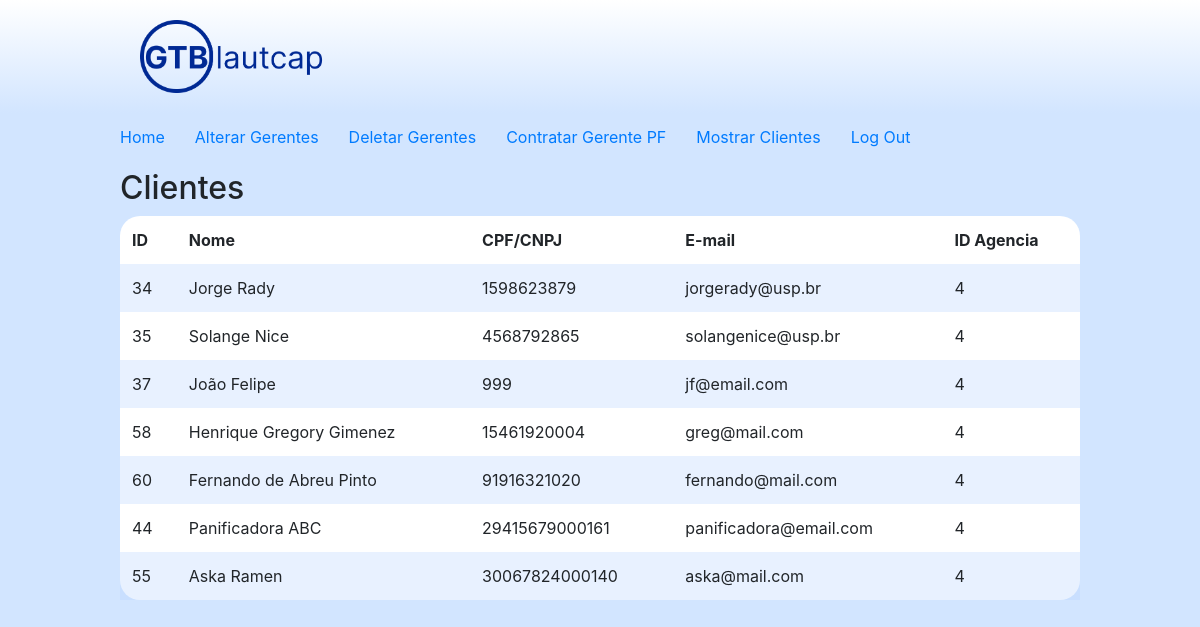
The page /mostrarClientes (signed in) on the database its author committed.
### gtb/models.py (models this page shows, shortened)
class PessoaFisica(models.Model):
    user            = models.OneToOneField(User, on_delete=models.CASCADE)
    CPF             = models.CharField(max_length=15, null=False, blank=False, primary_key=True)
    nome_completo   = models.CharField(max_length=64, null=False, blank=False)
    telefone        = models.CharField(max_length=8, null=False, blank=False)
    saldo_da_conta  = models.FloatField(default=0, null=False, blank=False)
    agencia         = models.ForeignKey(Agencia, on_delete=models.CASCADE, null=True, blank=True)

class User(AbstractUser):
    is_pessoaFisica = models.BooleanField(default=False)
    is_pessoaJuridica = models.BooleanField(default=False)
    is_agencia = models.BooleanField(default=False)
    is_gerentePF = models.BooleanField(default=False)
    is_gerentePJ = models.BooleanField(default=False)

class PessoaJuridica(models.Model):
    user             = models.OneToOneField(User, on_delete=models.CASCADE)
    CNPJ             = models.CharField(max_length=14, null=False, blank=False, primary_key=True)
    nome_da_empresa  = models.CharField(max_length=64, null=False, blank=False)
    telefone         = models.CharField(max_length=8, null=False, blank=False)
    setor            = models.CharField(max_length=64, null=False, blank=False)
    saldo_da_conta   = models.FloatField(default=0, null=False, blank=False)
    agencia          = models.ForeignKey(Agencia, on_delete=models.CASCADE, null=True, blank=True)

### gtb/viewAgencia.py (the view)
# urls.py: path("mostrarClientes", viewAgencia.mostrarClientes, name="mostrarClientes")
@login_required
def mostrarClientes(request):
    user = request.user
    agencia = models.Agencia.objects.filter(user=user)[0]
    clientesPF = models.PessoaFisica.objects.filter(agencia=agencia)
    clientesPJ = models.PessoaJuridica.objects.filter(agencia=agencia)
    return render(request, "gtb/mostrarClientes.html", {
        "metodo": "get",
        "clientesCPF": clientesPF,
        "clientesCNPJ": clientesPJ
    })

### gtb/templates/gtb/mostrarClientes.html (shortened to what this page needs)
{% extends "gtb/layout.html" %}
{% load filter %}
{% load static %}
{% block head %}
    <link href="{% static 'gtb/acoes.css' %}" rel="stylesheet">
{% endblock %}
{% block body %}
    <form action="{% url 'alterarGerentes' %}" method="post">
        <div class="formDiv">
            <div class="tableDiv">
                <table>
                    <thead>
                        <tr>
                            <th>ID</th>
                            <th>Nome</th>
                            <th>CPF/CNPJ</th>
                            <th>E-mail</th>
                            <th>ID Agencia</th>
                        </tr>
                    </thead>
                    <tbody>
                        <h2>Clientes</h2>
                        {% for dadosVar in clientesCPF %}
                            <tr>
                                <td>{{ dadosVar.user_id }}</td>
                                <td>{{ dadosVar.nome_completo }}</td>
                                <td>{{ dadosVar.CPF }}</td>
                                <td>{{ dadosVar.user.email }}</td>
                                <td>{{ dadosVar.agencia_id }}</td>
                            </tr>
                        {% endfor %}
                        {% for dadosVar in clientesCNPJ %}
                            <tr>
                                <td>{{ dadosVar.user_id }}</td>
                                <td>{{ dadosVar.nome_da_empresa }}</td>
                                <td>{{ dadosVar.CNPJ }}</td>
                                <td>{{ dadosVar.user.email }}</td>
                                <td>{{ dadosVar.agencia_id }}</td>
                            </tr>
                        {% endfor %}
                    </tbody>
                </table>
            </div>
        </div>
    </form>
{% endblock %}

### gtb/static/gtb/layout.css (style rules this page uses)
body { padding: 0px; margin: 0; background-color: #d2e5ff; width: 100%; }

### gtb/static/gtb/acoes.css (style rules this page uses)
.formDiv { width: 80vw; display: flex; flex-direction: column; align-items: center; justify-content: space-between; }
.tableDiv { padding-top: 10px; width: 100%; }
table { background-color: white; margin-bottom: 1rem; width: 100%; border-radius: 20px; }
table th, table td { padding: 0.75rem; vertical-align: middle; }
tbody tr:nth-of-type(odd) { background-color: rgb(179, 208, 255, 0.3) }

### rows shown on the page
PessoaFisica: user_id "34", nome_completo "Jorge Rady", CPF "1598623879", user.email "jorgerady@usp.br", agencia_id "4"
PessoaFisica: user_id "35", nome_completo "Solange Nice", CPF "4568792865", user.email "solangenice@usp.br", agencia_id "4"
PessoaFisica: user_id "37", nome_completo "João Felipe", CPF "999", user.email "jf@email.com", agencia_id "4"
PessoaFisica: user_id "58", nome_completo "Henrique Gregory Gimenez", CPF "15461920004", user.email "greg@mail.com", agencia_id "4"
PessoaFisica: user_id "60", nome_completo "Fernando de Abreu Pinto", CPF "91916321020", user.email "fernando@mail.com", agencia_id "4"
PessoaJuridica: user_id "44", nome_da_empresa "Panificadora ABC", CNPJ "29415679000161", user.email "panificadora@email.com", agencia_id "4"
PessoaJuridica: user_id "55", nome_da_empresa "Aska Ramen", CNPJ "30067824000140", user.email "aska@mail.com", agencia_id "4"
